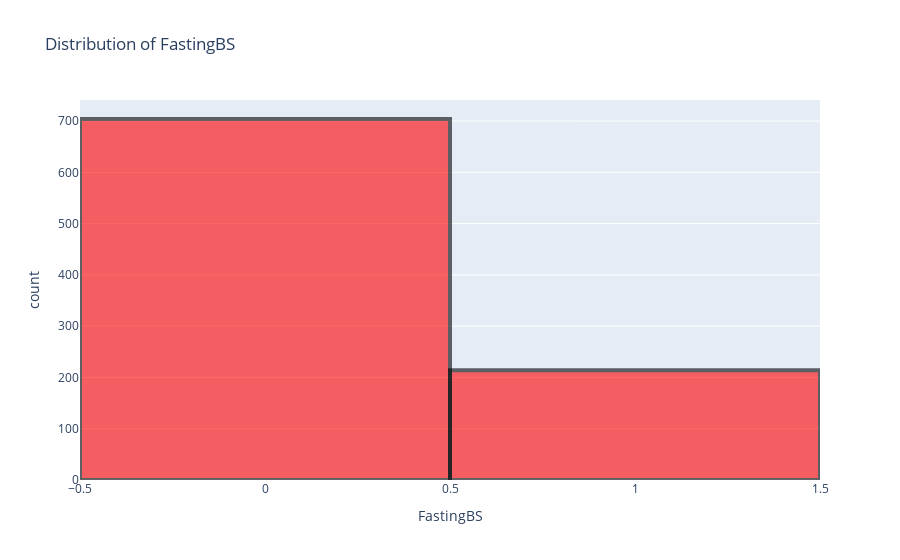

The notebook cell this image was saved under:
### Code cell
plt.figure(figsize=(20, 10))
fig = px.histogram(data_frame=heart, x="FastingBS", title="Distribution of FastingBS")
fig.update_traces(marker={"color": "red", "opacity": 0.6, "line": {"width": 4, "color": "black"}})
fig.show()

### Figure 1 — Plotly figure (JSON) as saved in the notebook; plotly's stock layout.template omitted (floating-point values rounded to 4 significant figures; data arrays with more than 128 entries replaced by an {"elided": "..."} marker saying what was removed)
{"data": [{"alignmentgroup": "True", "bingroup": "x", "hovertemplate": "FastingBS=%{x}<br>count=%{y}<extra></extra>", "legendgroup": "", "marker": {"color": "red", "line": {"color": "black", "width": 4}, "opacity": 0.6, "pattern": {"shape": ""}}, "name": "", "offsetgroup": "", "orientation": "v", "showlegend": false, "type": "histogram", "x": {"elided": "918 int values"}, "xaxis": "x", "yaxis": "y"}], "layout": {"barmode": "relative", "legend": {"tracegroupgap": 0}, "title": {"text": "Distribution of FastingBS"}, "xaxis": {"anchor": "y", "domain": [0, 1], "title": {"text": "FastingBS"}}, "yaxis": {"anchor": "x", "domain": [0, 1], "title": {"text": "count"}}}}
